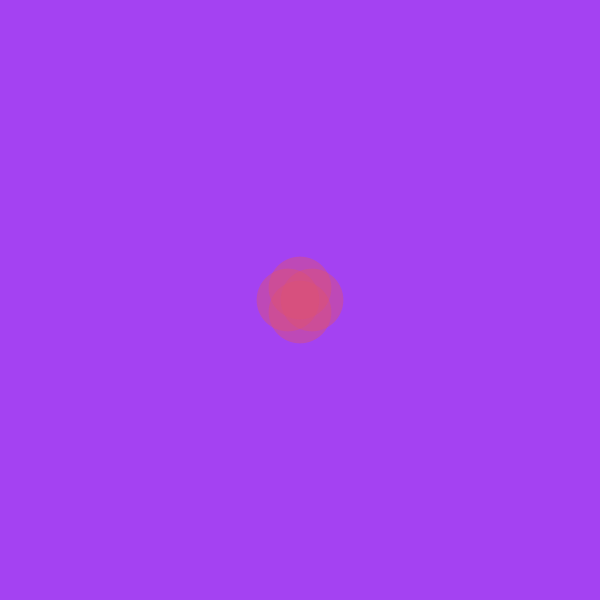
Frame 1 (no input)
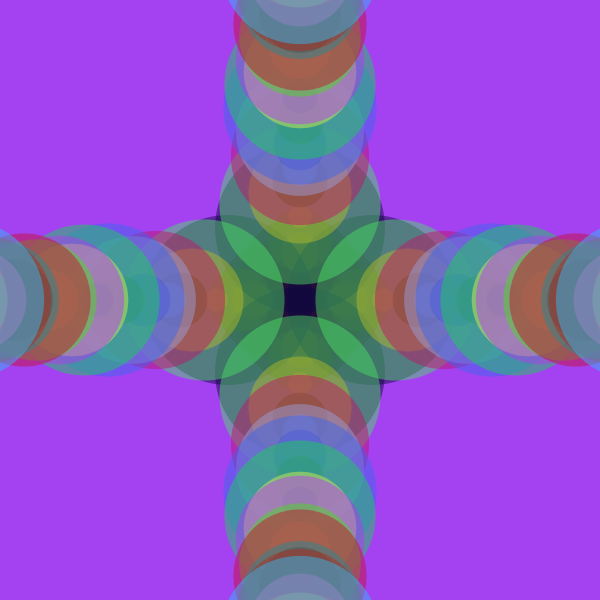
Frame 60 (the mouse pressed at the canvas centre just before this capture)
Frame 120 (the mouse held since frame 60 and released just before this capture): identical to frame 60, image omitted

The Processing sketch that drew these frames (run headless with seeded random() and noise(); from frame 60 on, the mouse is pressed at the canvas centre):

// Processing sketch: gray_circles
// ── gray_circles.pde
float px;
float py;
float step = 12;

void setup() {
  
  size(600,600);
  background(random(0,255), random(0,255), random(0,255));
  px = width / 2;
  py = height / 2;
}

void draw() {
  
  float r = random(20,200);
  fill(random(0,255), random(0,255), random(0,255), 120);
  noStroke();
  drawCircle( px + ( frameCount * step ), py, r);
  drawCircle( px - ( frameCount * step ), py, r);
  drawCircle( px, py + ( frameCount * step ), r);
  drawCircle( px, py - ( frameCount * step ), r);
  
}

void drawCircle(float x, float y, float r) {
  
   ellipse(x, y, r, r);
}
